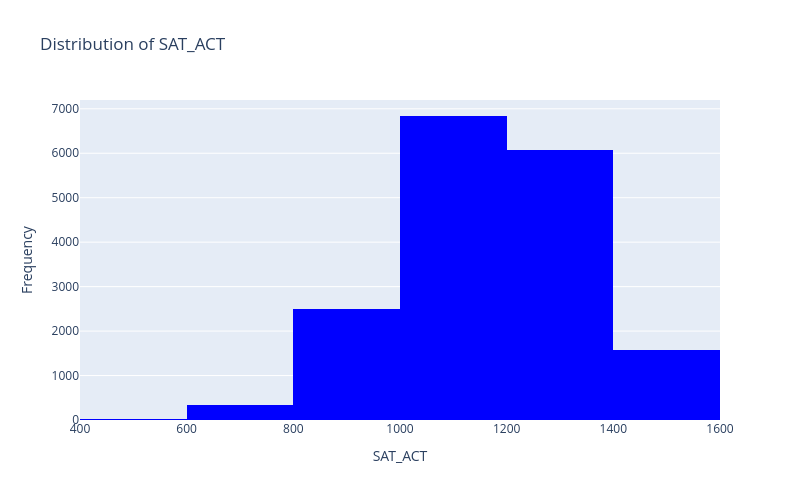

Notebook code cell kept with this figure:
### Code cell
#Task_03_Plotly

import plotly.express as px
import numpy as np

fig = px.histogram(
    df,
    x='SAT_ACT',
    nbins=6,
    color_discrete_sequence=['blue'],
    title='Distribution of SAT_ACT',
    width=800,
    height=500
)

fig.update_traces(xbins=dict(start=400, end=1600, size=200))

fig.update_layout(
    xaxis_title='SAT_ACT',
    yaxis_title='Frequency'
)

fig.show()

### Figure 1 — Plotly figure (JSON) as saved in the notebook; plotly's stock layout.template omitted (floating-point values rounded to 4 significant figures; data arrays with more than 128 entries replaced by an {"elided": "..."} marker saying what was removed)
{"data": [{"bingroup": "x", "hovertemplate": "SAT_ACT=%{x}<br>count=%{y}<extra></extra>", "legendgroup": "", "marker": {"color": "blue", "pattern": {"shape": ""}}, "name": "", "nbinsx": 6, "orientation": "v", "showlegend": false, "type": "histogram", "x": {"elided": "17339 int values"}, "xaxis": "x", "xbins": {"end": 1600, "size": 200, "start": 400}, "yaxis": "y"}], "layout": {"barmode": "relative", "height": 500, "legend": {"tracegroupgap": 0}, "title": {"text": "Distribution of SAT_ACT"}, "width": 800, "xaxis": {"anchor": "y", "domain": [0, 1], "title": {"text": "SAT_ACT"}}, "yaxis": {"anchor": "x", "domain": [0, 1], "title": {"text": "Frequency"}}}}
